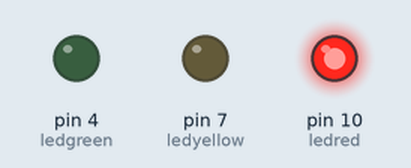
Recording of a sketch running on a simulated Arduino Uno, built with avr-gcc and run on an emulated ATmega328P. Shown: output pins drawn as LEDs (lit = HIGH).

Above: at 2.0 s.
At 4.5 s:
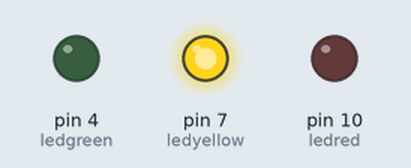
At 8.0 s:
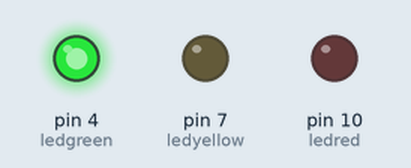
Timing chart, 0 to 14.3 s (numbered marks = the images above):
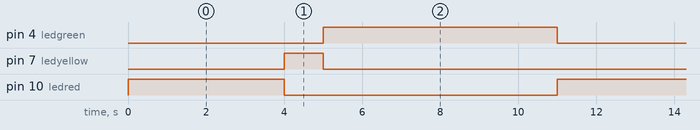

Measured:
- by itself, pin 4 (ledgreen): alternates HIGH for 6.0 s and LOW for 5.0 s
- by itself, pin 7 (ledyellow): alternates HIGH for 1.0 s and LOW for 10.0 s
- by itself, pin 10 (ledred): alternates HIGH for 4.0 s and LOW for 7.0 s

The sketch:

chapter6_2nd.ino
```cpp
int ledred=10; //define digital pin10 red
int ledyellow=7; //define digital pin7 yellow
int ledgreen=4; //define digital pin4 green

void setup() {
  // put your setup code here, to run once:
  pinMode(ledred,OUTPUT);//set red pin output
  pinMode(ledyellow,OUTPUT);// set yellow pin output
  pinMode(ledgreen,OUTPUT);// set green pin output
}

void loop() {
  // put your main code here, to run repeatedly:
  digitalWrite(ledred,HIGH);//light up red lamp
  delay(4000);//delay 1000 ms = 1 s
  digitalWrite(ledred,LOW);//go out red lamp
  digitalWrite(ledyellow,HIGH);//light up yellow lamp
  delay(1000);//delay 200 ms//
  digitalWrite(ledyellow,LOW);//go out
  digitalWrite(ledgreen,HIGH);//light up green lamp
  delay(6000);//delay 1000 ms
  digitalWrite(ledgreen,LOW);//go out
}
```
